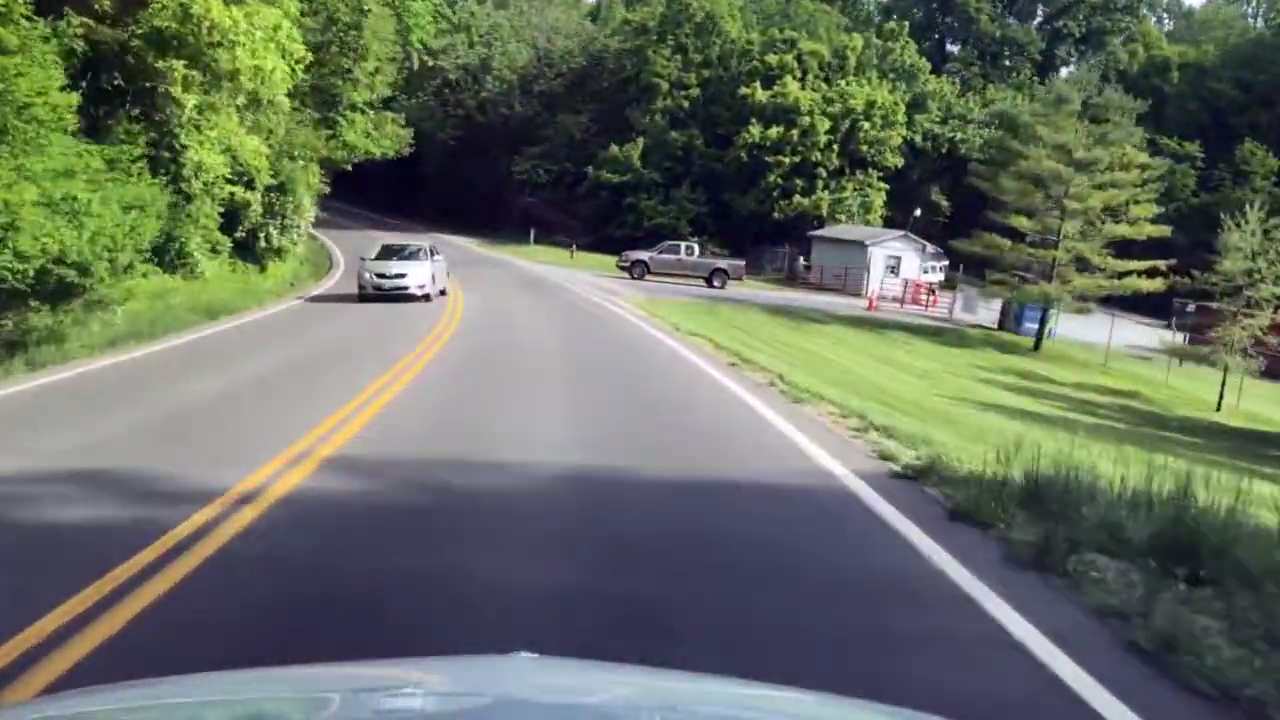
#> input picture task2/input/1.png, 1280 x 720 px; its folder holds only this picture in this run
$ python main.py
#> lines starting #> are read from the running program, lines starting #| are printed output that depends on the picture; after the words box and inside, x2 and y2 are one past the last pixel; in counts of white or black regions, pixels touching at a corner belong together
import cv2
import numpy as np
import os

def process_image(img_path, output_path):
#> called with img_path = 'input/1.png', output_path = 'output/1.png'
    img = cv2.imread(img_path)
#> img is the input picture: shape (720, 1280, 3); mean B, G, R 96.3, 109.9, 101.8
    height, width = img.shape[:2]

    # Grayscale + blur + edge detection
    gray = cv2.cvtColor(img, cv2.COLOR_BGR2GRAY)
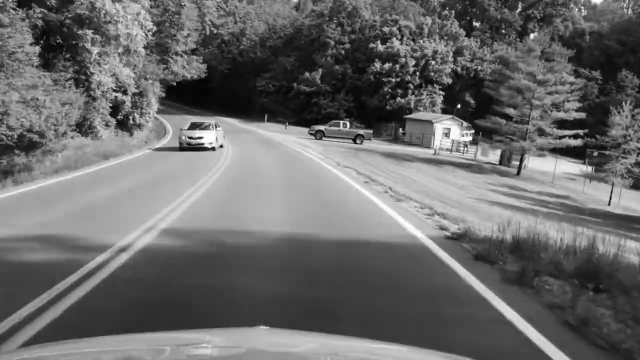
#> gray: shape (720, 1280) (shown at 1/2 size); min 0, max 255, mean 105.9
    blur = cv2.GaussianBlur(gray, (5, 5), 0)
    edges = cv2.Canny(blur, 50, 150)
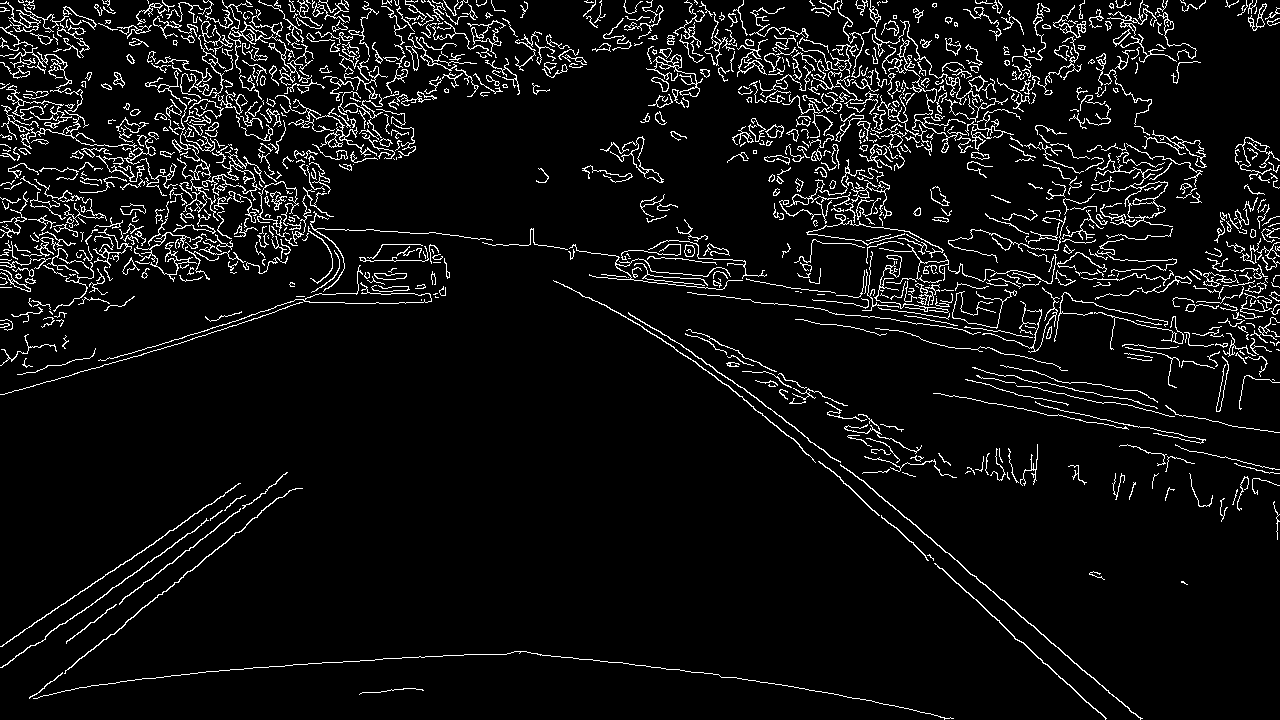
#> edges: shape (720, 1280); 6.4% white in thin lines or dots

    # Region of interest — only look at bottom half of image
    mask = np.zeros_like(edges)
    polygon = np.array([[
        (0, height),
        (width, height),
        (int(width * 0.6), int(height * 0.5)),
        (int(width * 0.4), int(height * 0.5))
    ]], np.int32)
    cv2.fillPoly(mask, polygon, 255)
#> mask: shape (720, 1280); 30% white; 1 white region, box (x1, y1, x2, y2) and area: (1, 360, 1280, 720) 276632
    roi_edges = cv2.bitwise_and(edges, mask)
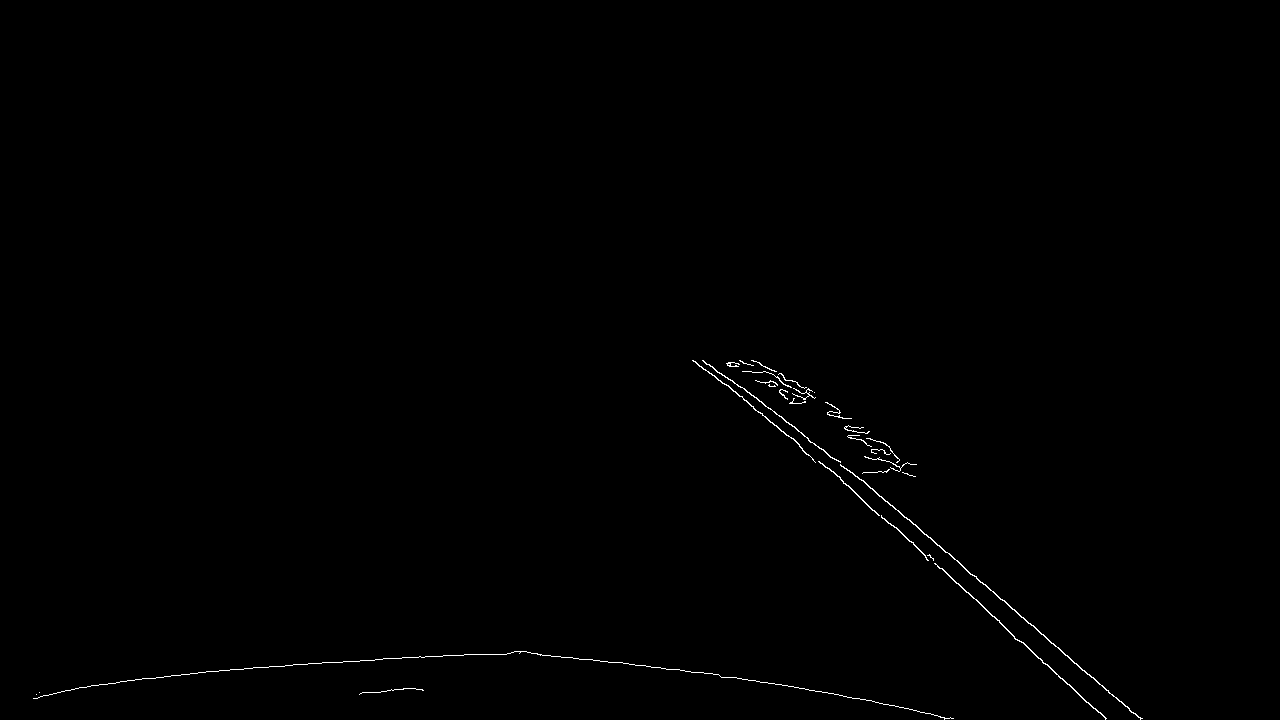
#> roi_edges: shape (720, 1280); 0.35% white in thin lines or dots, all inside (x1, y1, x2, y2) = (33, 360, 1143, 720)

    # Detect straight lines using Hough Transform
    lines = cv2.HoughLinesP(roi_edges, 1, np.pi / 180, 50,
                             minLineLength=40, maxLineGap=100)
#> lines = 18 rows, first 6: [727, 377, 1106, 718], [915, 524, 1140, 719], [892, 505, 1131, 712], [198, 672, 446, 655], [712, 673, 894, 705], [740, 386, 887, 501]

    left_pts, right_pts = [], []
    if lines is not None:
        for line in lines:
            x1, y1, x2, y2 = line.reshape(4)  # fixed: works across OpenCV versions
            if x2 - x1 == 0:
                continue
            slope = (y2 - y1) / (x2 - x1)
            if slope < -0.3:
                left_pts.append((x1, y1))
                left_pts.append((x2, y2))
            elif slope > 0.3:
                right_pts.append((x1, y1))
                right_pts.append((x2, y2))
            cv2.line(img, (x1, y1), (x2, y2), (0, 0, 255), 3)  # red lane lines
#> this loop made 18 passes
#> (x1, y1, x2, y2, slope) on passes 1 to 8: (727, 377, 1106, 718, 0.9), (915, 524, 1140, 719, 0.867), (892, 505, 1131, 712, 0.866), (198, 672, 446, 655, -0.0685), (712, 673, 894, 705, 0.176), (740, 386, 887, 501, 0.782), (703, 361, 977, 600, 0.872), (714, 375, 933, 558, 0.836)
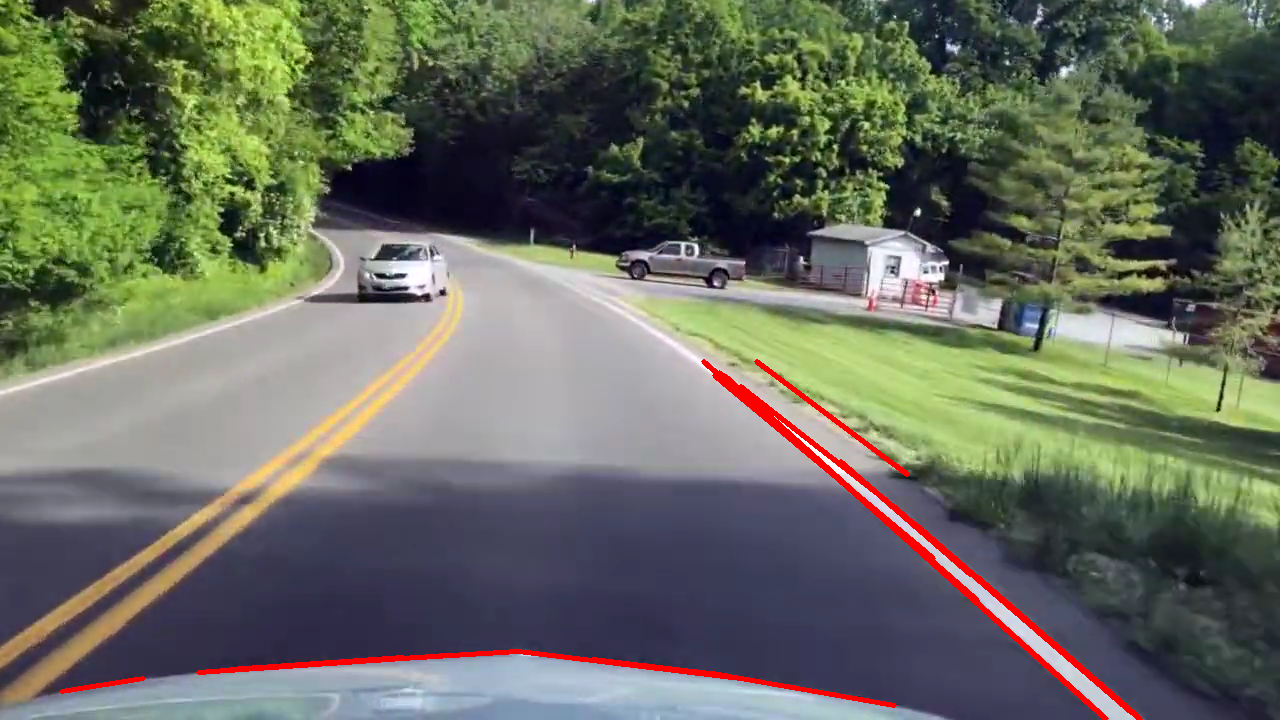
#> img: shape (720, 1280, 3); 1.34% of pixels changed, all inside (x1, y1, x2, y2) = (59, 359, 1143, 720)
#> after the loop, left_pts = []; right_pts = [(727, 377), (1106, 718), (915, 524), (1140, 719), (892, 505), (1131, 712), (740, 386), (887, 501), (703, 361), (977, 600), (714, 375), (933, 558), (976, 576), (1137, 716), (719, 372), (1105, 719), (724, 375), (1105, 718), (840, 461), (970, 574), (756, 361), (907, 474)]

    # Fill drivable area between the two lanes
    if left_pts and right_pts:
        overlay = img.copy()
        pts = np.array(left_pts + right_pts[::-1], np.int32)
        cv2.fillPoly(overlay, [pts], (0, 255, 0))  # green fill
        img = cv2.addWeighted(overlay, 0.3, img, 0.7, 0)

    cv2.imwrite(output_path, img)

input_dir = "input"
output_dir = "output"

for filename in os.listdir(input_dir):
    if filename.lower().endswith(('.jpg', '.jpeg', '.png')):
        in_path = os.path.join(input_dir, filename)
        out_path = os.path.join(output_dir, filename)
        process_image(in_path, out_path)
        print(f"Processed: {filename}")

print("Done! Check the output folder.")

$ run again, on task2/input/2.png
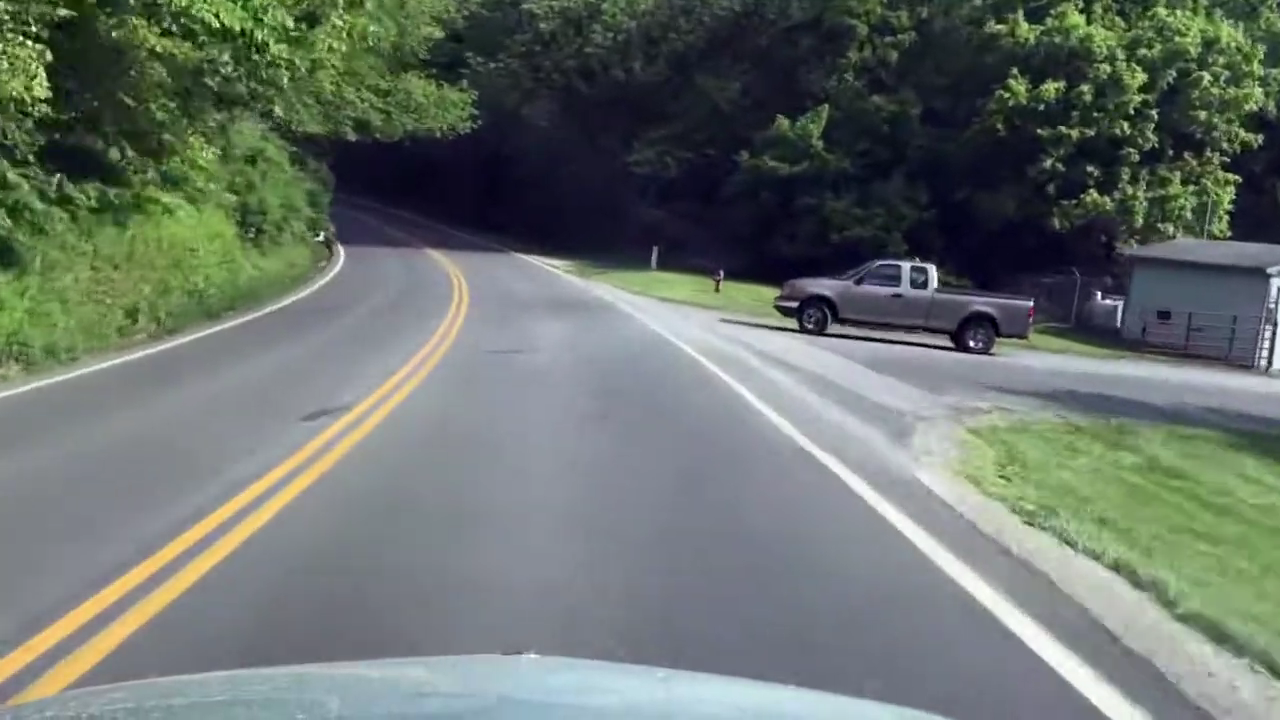
#> input picture task2/input/2.png, 1280 x 720 px
#> in process_image, img is the input picture: shape (720, 1280, 3); mean B, G, R 108.2, 114.3, 105.3
#> in process_image, `edges = cv2.Canny(blur, 50, 150)`:
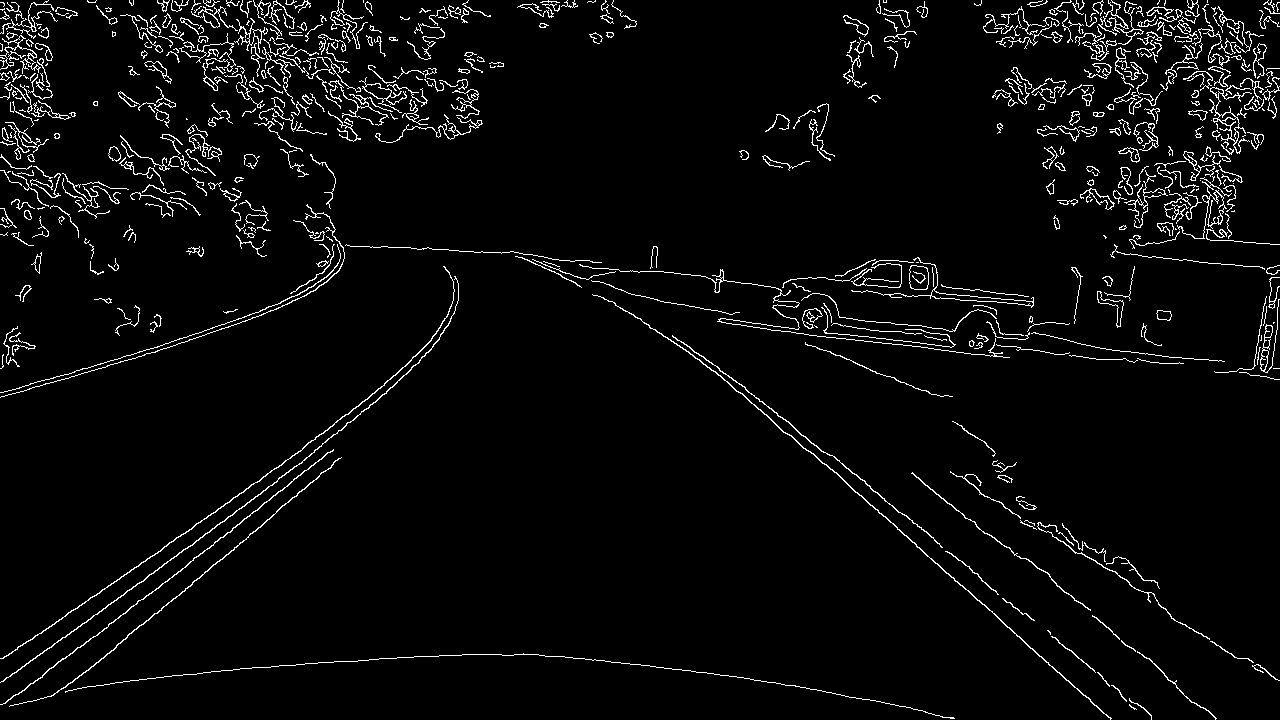
#> edges: shape (720, 1280); 3.9% white in thin lines or dots
#> mask: shape (720, 1280); 30% white; 1 white region, box (x1, y1, x2, y2) and area: (1, 360, 1280, 720) 276632
#> roi_edges: shape (720, 1280); 0.35% white in thin lines or dots, all inside (x1, y1, x2, y2) = (25, 360, 1217, 720)
#> lines = 21 rows, first 6: [725, 373, 1110, 719], [744, 386, 1151, 715], [731, 377, 1151, 717], [583, 658, 749, 678], [916, 477, 1176, 681], [211, 671, 440, 655]
#> the loop in process_image, `for line in lines:` made 21 passes
#> (x1, y1, x2, y2, slope) on passes 1 to 8: (725, 373, 1110, 719, 0.899), (744, 386, 1151, 715, 0.808), (731, 377, 1151, 717, 0.81), (583, 658, 749, 678, 0.12), (916, 477, 1176, 681, 0.785), (211, 671, 440, 655, -0.0699), (733, 379, 1108, 717, 0.901), (708, 360, 870, 505, 0.895)
#> after the loop in process_image, `for line in lines:`: left_pts = [(72, 682), (163, 606), (93, 666), (187, 588)]; right_pts = 26 pairs, first value 699 to 1215, second value 360 to 719
#> pts = 30 pairs, first value 72 to 1215, second value 360 to 719
#> overlay: shape (720, 1280, 3); mean B, G, R 84.9, 130.5, 86
#> in process_image, `img = cv2.addWeighted(overlay, 0.3, img, 0.7, 0)`:
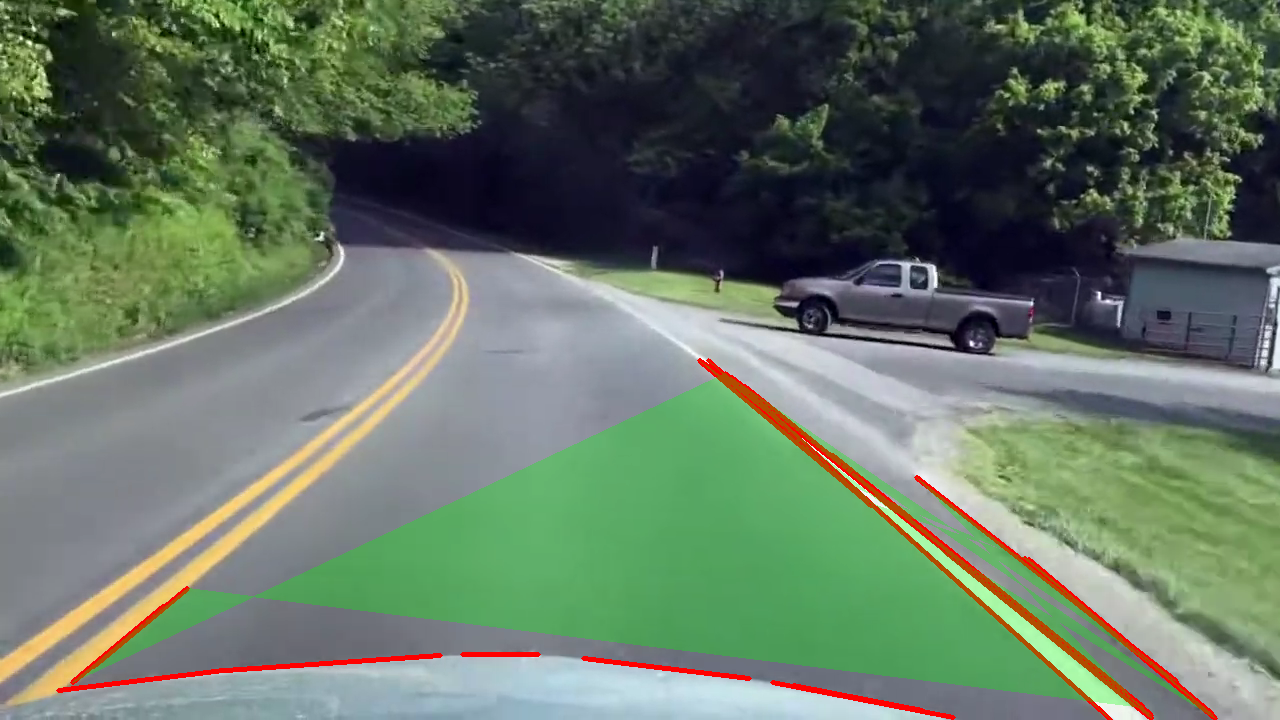
#> img: shape (720, 1280, 3); mean B, G, R 99.1, 117, 100.5
